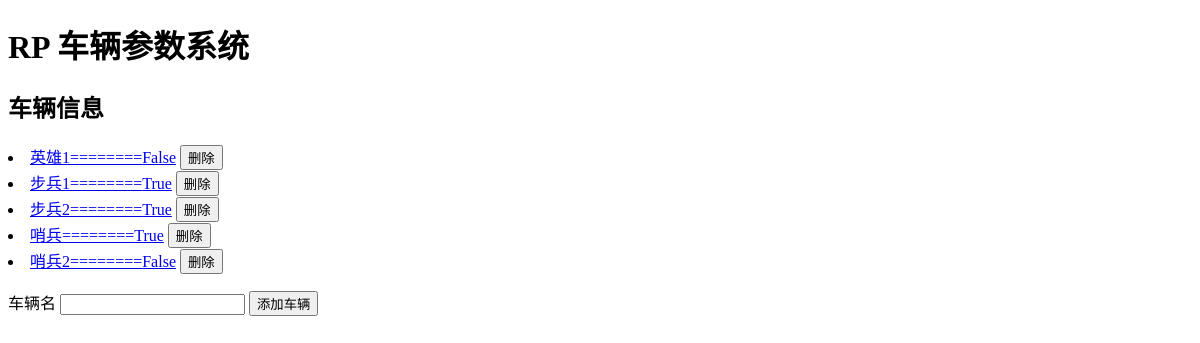
Before: / with the older database file.
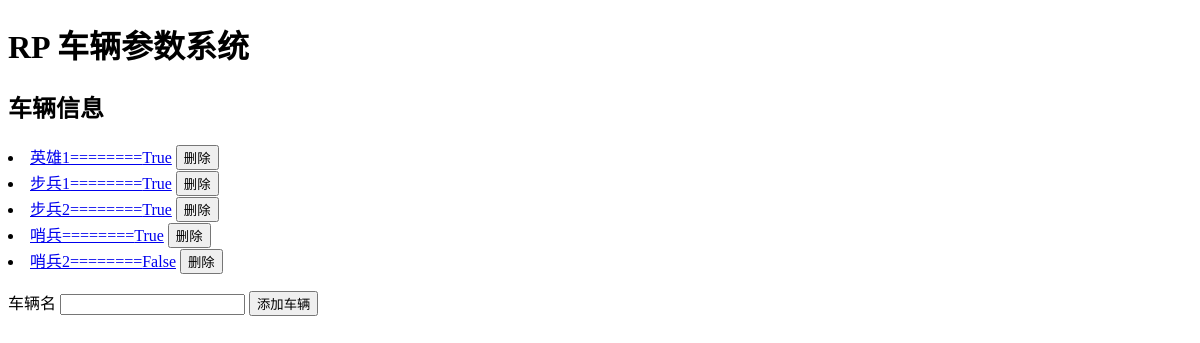
After: the same page with the newer database file.
### data_api.py (models this page shows)
class Car(db.Model):
    Car_name = db.Column(db.String(60), primary_key=True) # 车名不可重复，主键
    Update_flag = db.Column(db.Boolean)

### data_api.py (the view)
@data_api.route('/')
def index():
    Cars = Car.query.all()
    Paras = Para.query.all()
    return render_template('index.html',
                           Cars=Cars,
                           Paras=Paras
                           )

### templates/index.html (shortened to what this page needs)
<!DOCTYPE html>
<html lang="zh">
<head>
</head>
<body>
  <h1>RP 车辆参数系统</h1>
  <p>
    <h2>车辆信息</h2>
    {% for car in Cars %}
      <form method="post" action="./api/del_Car">
        <li>
          <a href="./car/{{ car.Car_name }}">{{ car.Car_name }}========{{car.Update_flag}}</a>
          <button type="submit" name="name" value="{{ car.Car_name }}">删除</button>
        </li>
      </form>
    {% endfor %}
  </p>
  <form method="post" action="./api/add_Car" >
    车辆名 <input type="text" name="name" autocomplete="off" required>
    <button type="submit">添加车辆</button>
  </form>
</body>
</html>

Changed rows visible on the page:
changed Car "英雄1": Update_flag "False" → "True"
